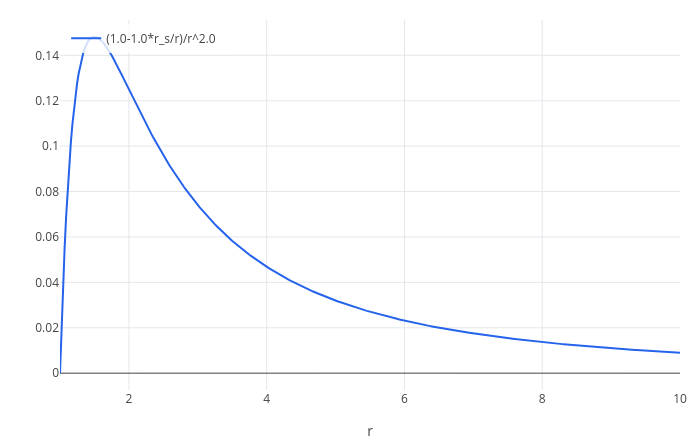

The code cell stored with this chart in its notebook:
### Markdown cell above
## 1. The photon sphere

For light with impact parameter $b$ (how far off-centre it is aimed), the radial motion obeys

$$\left(\frac{dr}{d\lambda}\right)^2 + V(r) = \frac{1}{b^2}, \qquad V(r) = \frac{1}{r^2}\left(1 - \frac{r_s}{r}\right)$$

### Code cell
r_s = 1;
plot((1 - r_s/r)/r^2, r, 1, 10)

### Figure 1 — Plotly figure (JSON) as saved in the notebook; plotly's stock layout.template omitted (floating-point values rounded to 4 significant figures; data arrays with more than 128 entries replaced by an {"elided": "..."} marker saying what was removed)
{"data": [{"line": {"color": "#2563eb", "width": 2}, "mode": "lines", "name": "(1.0-1.0*r_s/r)/r^2.0", "type": "scatter", "x": {"elided": "402 float values"}, "y": {"elided": "402 float values"}}], "layout": {"height": 440, "legend": {"bgcolor": "rgba(255,255,255,0.8)", "x": 0.01, "y": 0.99}, "margin": {"b": 50, "l": 60, "r": 20, "t": 20}, "showlegend": true, "title": {"text": ""}, "width": 700, "xaxis": {"title": {"text": "r"}, "zeroline": true}, "yaxis": {"range": [-0.007407, 0.1556], "title": {"text": ""}, "zeroline": true}}}
